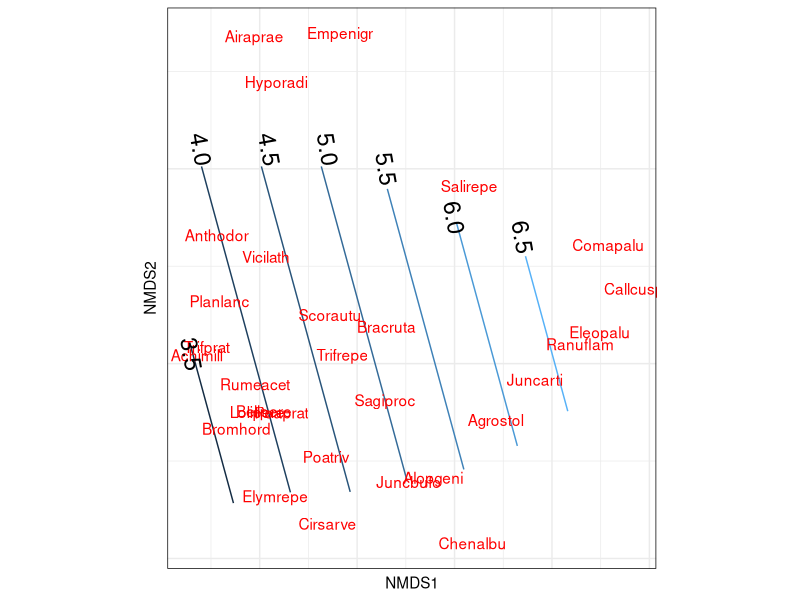

The R source for this figure:


library(ggplot2)
library(vegan)
library(grid)

data("dune")
data("dune.env")
ord <- metaMDS(dune)
dune.sf <- ordisurf(ord ~ dune.env$A1, plot = FALSE, scaling = 3)

# get out
species.scores <- as.data.frame(scores(ord, "species"))
species.scores$species <- rownames(species.scores)
names(species.scores)[c(1, 2)] <- c("x", "y")
species.scores$z <- NA

# get surf out
extract.xyz <- function(obj) {   # obj <- dune.sf
  xy <- expand.grid(x = obj$grid$x, y = obj$grid$y)
  xyz <- cbind(xy, c(obj$grid$z))
  names(xyz) <- c("x", "y", "z")
  return(xyz) }
contour.vals <- extract.xyz(obj = dune.sf)

# identify stuff
labelz <- data.frame(x = c(-0.85, -0.8, -0.45, -0.15, 0.15, 0.5, 0.85), y = c(0.05, 
                            1.1, 1.1, 1.1, 1, 0.75, 0.65), z = NA, 
                     labels = c("3.5", "4.0", "4.5", "5.0", "5.5", "6.0", "6.5"))

# plot stuff
ggplot(data = contour.vals, aes(x, y, z = z)) +
  theme_minimal() +
  stat_contour(aes(colour = ..level..)) + 
  coord_cartesian(xlim = c(-2, 2), ylim = c(-1, 1.5)) +
  geom_text(data = species.scores,
            aes(x = x, y = y, label = species),
            colour = "red") + 
  coord_equal() +
  labs(x = "NMDS1", y = "NMDS2") + 
  theme(panel.border = element_rect(fill = NA),
        axis.text.x = element_blank(), 
        axis.text.y = element_blank(),
        legend.position = "none") +
  geom_text(data = labelz, 
            aes(x = x, y = y, label = labels), 
            angle = -80, 
            size = 6)

# # could try
# library(directlabels)
# direct.label(p)

